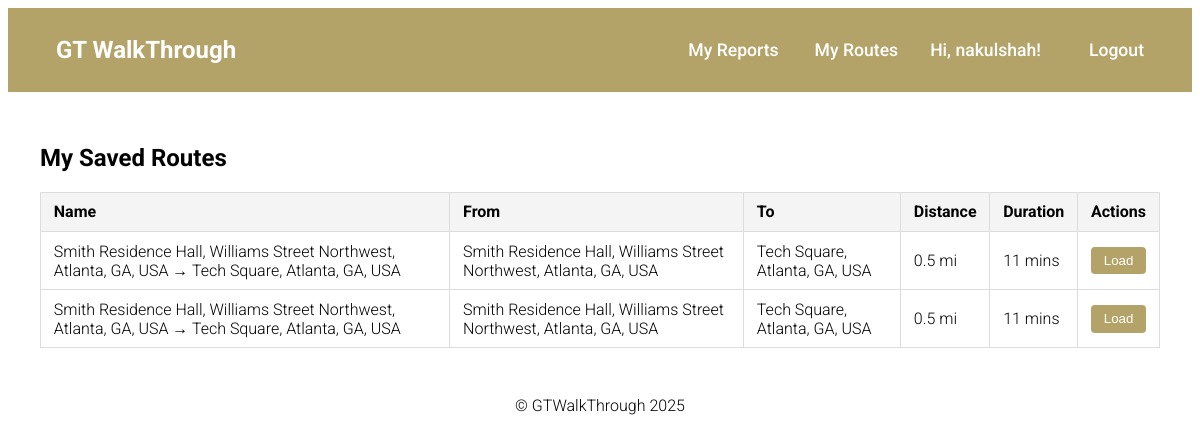
/my-routes/ (signed in), run on an earlier commit of the app's database.
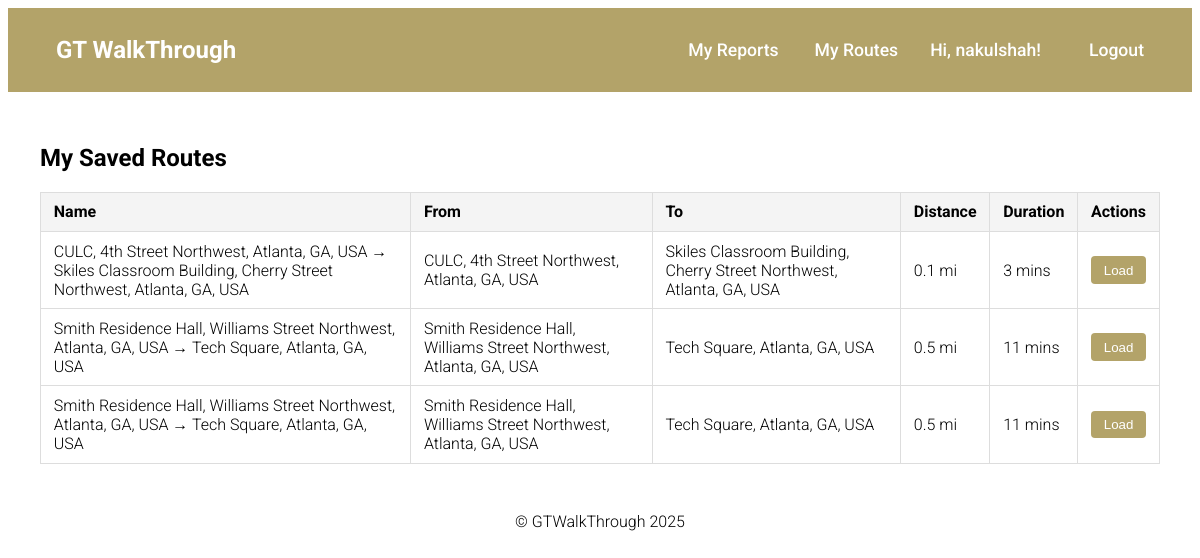
And on a later commit of the database.
### gtwt_app/models.py (models this page shows, shortened)
class SavedRoute(models.Model):
    user          = models.ForeignKey(User, on_delete=models.CASCADE, related_name='saved_routes')
    name          = models.CharField(max_length=100)
    origin        = models.CharField(max_length=255)
    destination   = models.CharField(max_length=255)
    travel_mode   = models.CharField(max_length=20)       # e.g. WALKING, DRIVING, BICYCLING
    steps         = models.JSONField()                    # store the entire directions JSON if you want
    distance_text = models.CharField(max_length=50)       # e.g. "2.3 mi"
    duration_text = models.CharField(max_length=50)       # e.g. "12 mins"
    created_at    = models.DateTimeField(auto_now_add=True)

### gtwt_app/views.py (the view)
# urls.py: path('my-routes/', views.my_routes, name='my_routes'),
@login_required
def my_routes(request):
    routes = SavedRoute.objects.filter(user=request.user).order_by('-created_at')
    return render(request, 'my_routes.html', {'routes': routes})

### gtwt_app/templates/my_routes.html (shortened to what this page needs)
{% extends "base.html" %}
{% block content %}
<h2>My Saved Routes</h2>
{% if routes %}
<table class="route-table">
  <thead>
    <tr>
      <th>Name</th>
      <th>From</th>
      <th>To</th>
      <th>Distance</th>
      <th>Duration</th>
      <th>Actions</th>
    </tr>
  </thead>
  <tbody>
    {% for r in routes %}
    <tr>
      <td>{{ r.name }}</td>
      <td>{{ r.origin }}</td>
      <td>{{ r.destination }}</td>
      <td>{{ r.distance_text }}</td>
      <td>{{ r.duration_text }}</td>
      <td>
        <button class="load-route-btn" data-steps="{{ r.steps|escapejs }}">
          Load
        </button>
      </td>
    </tr>
    {% endfor %}
  </tbody>
</table>
{% else %}
<p>You haven’t saved any routes yet.</p>
{% endif %} {% endblock %}

What changed in the data, as far as the page shows it:
added SavedRoute: name "CULC, 4th Street Northwest, Atlanta, GA, USA → Skiles Classroom Building, Cherry Street Northwest, Atlanta, GA, USA", origin "CULC, 4th Street Northwest, Atlanta, GA, USA", destination "Skiles Classroom Building, Cherry Street Northwest, Atlanta, GA, USA", distance_text "0.1 mi", duration_text "3 mins"
